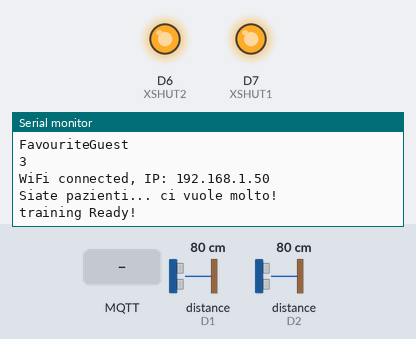
Recording of a sketch running on a simulated Arduino Uno R4 WiFi. Parts: output pins drawn as LEDs (lit = HIGH), the last lines printed to the serial monitor. Inputs (shaded band) come from the test bench; at power-on: distance to the obstacle (sensors on D1, D2) 80 cm. WiFi joins after 1.5 s; servers stay silent unless stated; random numbers use the default seed unless the sketch sets one; no MQTT or app messages arrive unless stated.

Above: at 4.1 s.
4.2 s: distance to the obstacle (sensor on D1) set to 2 cm
At 5.7 s:
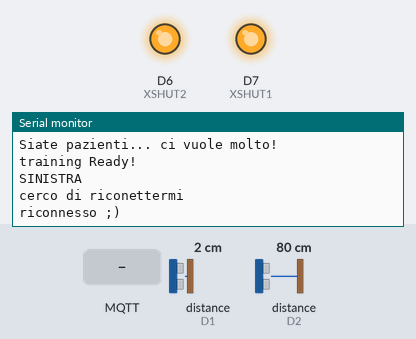
6.5 s: distance to the obstacle (sensor on D2) set to 2 cm
At 7.7 s:
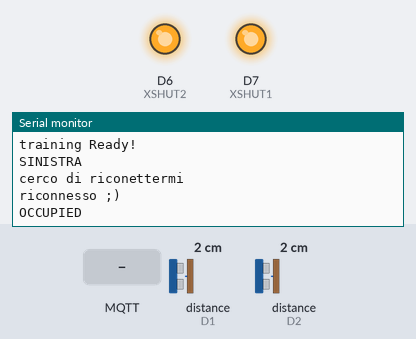
8.0 s: MQTT message "/sensore1/train" arrives on the first subscribed topic
At 8.7 s:
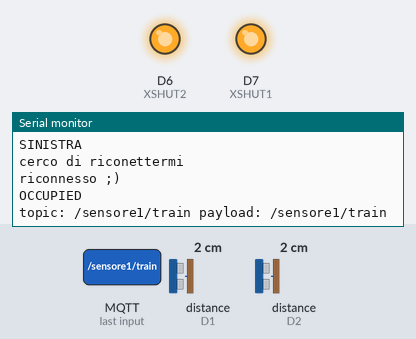
9.5 s: MQTT message "dx" arrives on the first subscribed topic
At 10.7 s:
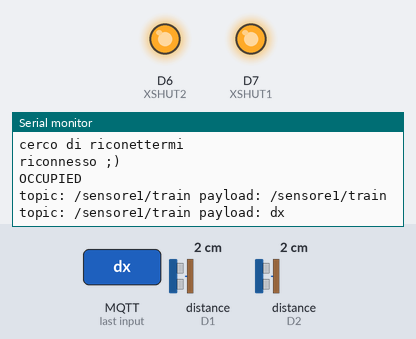
11.0 s: distance to the obstacle (sensor on D1) set to 60 cm
At 11.7 s:
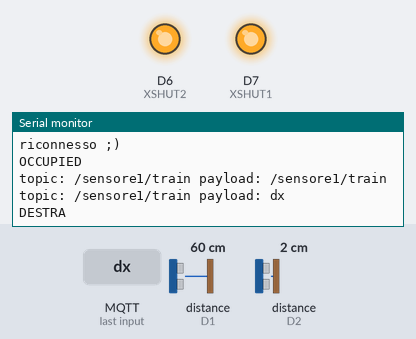
12.5 s: distance to the obstacle (sensor on D2) set to 60 cm
At 13.8 s:
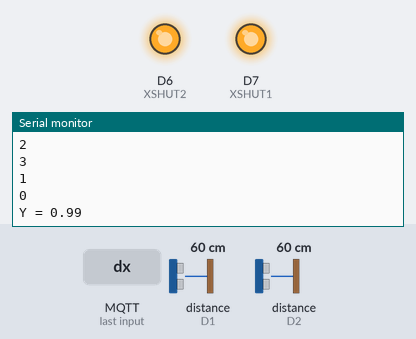
Timing chart, 0 to 15.1 s (numbered marks = the images above; inputs shaded):
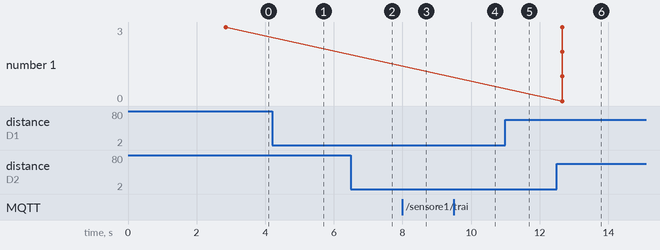

The sketch:

ai_test.ino
```cpp
#include <WiFiS3.h>
#include <PubSubClient.h>
#include <Wire.h>
#include <VL53L0X.h>

bool debug = true;
bool train = true;
bool notified = false;
void callback(char* topic, byte* payload, unsigned int length);

//wify credentials
char* ssid = "FavouriteGuest";
char* pass = "80546697237239223776";
char* mqtt_serv = "192.168.178.107";

const char* mqtt_username = "mqtt";  //MQTT username
const char* mqtt_password = "Domus!!";  //MQTT password
const char* clientID = "fotocellula1";
IPAddress server(192, 168, 178, 107);


WiFiClient espClient;
long lastReconnectAttempt = 0;

PubSubClient client(mqtt_serv, 1883, callback, espClient);

VL53L0X sensor1;
VL53L0X sensor2;

#define XSHUT1 7
#define XSHUT2 6

unsigned short lettura[2];
int distanzaPorta;

int actionVector[5];
int saveIndex = 1;
int ripetizione = 0;
int numOfElementsInActionVector = sizeof(actionVector)/sizeof(int);
bool giaCalcolato = true;
enum Stato{ EMPTY, DX, SX, OCCUPIED};

struct Fsm{
  Stato stato;

};

Stato lastState;
Stato tmp;

void callback(char* topic, byte* payload, unsigned int length) {
  //String toWrite;

  String myPayload;
  String myTopic;
  if (debug) {
    Serial.print("topic: ");
    Serial.print(topic);
    Serial.print(" payload: ");
  }
  myTopic = topic;
  for (int i = 0; i < length; i++) {
    //Serial.print((char)payload[i]);
    myPayload += (char)payload[i];
  }
  if (debug) Serial.println(myPayload);
  //-------------------------------------->

  if (myTopic == "/sensore1/train"){
    String risultato = "{";
    for(int i=0; i<numOfElementsInActionVector-1; i++){
      risultato += String(actionVector[i]);
      risultato += ".0f,";
    }
    risultato += String(actionVector[numOfElementsInActionVector-1]);
    risultato += ".0f},";
    if(myPayload == "dx" && !train){client.publish("/sensore1/train/risposta/dx",risultato.c_str(), false);resetActionVector();}
    else if(myPayload == "sx" && !train){client.publish("/sensore1/train/risposta/sx",risultato.c_str(), false);resetActionVector();}

  }
  if (myTopic == "/sensore1/calculate"){
    String result;
    Serial.println("calcolo");
    result = String(calculateResult(actionVector,numOfElementsInActionVector));
    client.publish("/sensore1/train/rusiltato", result.c_str());
    if(train) {resetActionVector();}

  }

}


boolean reconnect() {
  if (client.connect(clientID, mqtt_username, mqtt_password)) {}
  return client.connected();
}
// usata solo in setup,
void updateLettura(){
  lettura[0] = sensor1.readRangeContinuousMillimeters();
  lettura[1] = sensor2.readRangeContinuousMillimeters();
  while(lettura[0] == 65535 || lettura[0] == 8190){lettura[0] = sensor1.readRangeContinuousMillimeters();}
  while(lettura[1] == 65535 || lettura[1] == 8190){lettura[1] = sensor2.readRangeContinuousMillimeters();}

  if(debug) Serial.println(String(lettura[0]) + " " + String(lettura[1]));

}

Stato getFsmStato(Fsm* fsm){

  if(sensor1.readRangeContinuousMillimeters() < distanzaPorta-200){
    if(sensor2.readRangeContinuousMillimeters() < distanzaPorta-200){fsm->stato = OCCUPIED;}
    else{fsm->stato = SX;}
  }
  else{
    if(sensor2.readRangeContinuousMillimeters() < distanzaPorta-200){fsm->stato = DX;}
    else{fsm->stato = EMPTY;}
  }

  return fsm->stato;

}

Fsm fotocellula1;

//----------------------------------------------------------------------------> ai code

//nodi d'ingresso
static const int numInputs = 5;
//neuroni hidden layer
static const int numHiddenNodes = 4;
//numero neuroni d'uscita
static const int numOutputs = 1;

//gli array con i valori di uscita e i pesi
float hiddenLayer[numHiddenNodes];
float hiddenLayerBias[numHiddenNodes];
float hiddenWeights[numInputs][numHiddenNodes];
float outputLayer[numOutputs];
float outputLayerBias[numOutputs];
float outputWeights[numHiddenNodes][numOutputs];

//learning rate (per non applicare le correzioni ai pesi, "intere" - darebbe instabilità)
float lr = 0.4;

//cosa vogliamo fare apprendere alla rete?
static const int numTrainingSets = 40;
static const long learning_cycles = 100000;
float training_inputs[numTrainingSets][numInputs] = {
{0.0f,1.0f,3.0f,0.0f,0.0f},
{0.0f,2.0f,1.0f,3.0f,0.0f},
{0.0f,2.0f,1.0f,3.0f,0.0f},
{0.0f,2.0f,3.0f,0.0f,0.0f},
{0.0f,2.0f,3.0f,0.0f,0.0f},
{0.0f,2.0f,1.0f,3.0f,0.0f},
{0.0f,2.0f,1.0f,3.0f,0.0f},
{0.0f,2.0f,1.0f,3.0f,0.0f},
{0.0f,2.0f,1.0f,0.0f,0.0f},
{0.0f,2.0f,1.0f,3.0f,0.0f},
{0.0f,2.0f,1.0f,3.0f,0.0f},
{0.0f,2.0f,1.0f,3.0f,0.0f},
{0.0f,2.0f,1.0f,3.0f,0.0f},
{0.0f,2.0f,1.0f,0.0f,0.0f},
{0.0f,2.0f,1.0f,0.0f,0.0f},
{0.0f,2.0f,3.0f,0.0f,0.0f},
{0.0f,2.0f,3.0f,0.0f,0.0f},
{0.0f,2.0f,1.0f,3.0f,0.0f},
{0.0f,1.0f,3.0f,0.0f,0.0f},
{0.0f,1.0f,3.0f,0.0f,0.0f},
{0.0f,3.0f,1.0f,2.0f,0.0f},
{0.0f,1.0f,2.0f,0.0f,0.0f},
{0.0f,3.0f,1.0f,2.0f,0.0f},
{0.0f,3.0f,1.0f,2.0f,0.0f},
{0.0f,3.0f,2.0f,0.0f,0.0f},
{0.0f,3.0f,1.0f,2.0f,0.0f},
{0.0f,1.0f,2.0f,0.0f,0.0f},
{0.0f,3.0f,1.0f,2.0f,0.0f},
{0.0f,3.0f,2.0f,0.0f,0.0f},
{0.0f,3.0f,1.0f,2.0f,0.0f},
{0.0f,3.0f,1.0f,2.0f,0.0f},
{0.0f,3.0f,1.0f,2.0f,0.0f},
{0.0f,3.0f,1.0f,2.0f,0.0f},
{0.0f,3.0f,1.0f,2.0f,0.0f},
{0.0f,1.0f,2.0f,0.0f,0.0f},
{0.0f,1.0f,2.0f,0.0f,0.0f},
{0.0f,1.0f,2.0f,0.0f,0.0f},
{0.0f,3.0f,2.0f,0.0f,0.0f},
{0.0f,3.0f,2.0f,0.0f,0.0f},
{0.0f,3.0f,2.0f,0.0f,0.0f}
};
float training_outputs[numTrainingSets][numOutputs] = {
{1.0f},
{1.0f},
{1.0f},
{1.0f},
{1.0f},
{1.0f},
{1.0f},
{1.0f},
{1.0f},
{1.0f},
{1.0f},
{1.0f},
{1.0f},
{1.0f},
{1.0f},
{1.0f},
{1.0f},
{1.0f},
{1.0f},
{1.0f},
{0.0f},
{0.0f},
{0.0f},
{0.0f},
{0.0f},
{0.0f},
{0.0f},
{0.0f},
{0.0f},
{0.0f},
{0.0f},
{0.0f},
{0.0f},
{0.0f},
{0.0f},
{0.0f},
{0.0f},
{0.0f},
{0.0f},
{0.0f}
};

//la signoide e la sua derivata
float sigmoid(float x) {
  return (1/(1 + exp(-x)));
}
float dSigmoid(float x) {
  return (x*(1-x));
}

//----------------------------------------------------------------------------> ai code

void setup()

{

  pinMode(XSHUT1, OUTPUT);
  pinMode(XSHUT2, OUTPUT);

  digitalWrite(XSHUT2, LOW);
  digitalWrite(XSHUT1, LOW);

  delay(500);  // obbligatorio per stabilizzare i trasitori

  Wire.begin();
  Wire.setClock(400000);
  Serial.begin(115200);

  //------------------------------------------------------------>
  digitalWrite(XSHUT2, HIGH);

  delay(150);

  Serial.println("inizializzo 2");

  sensor2.init(true);

  Serial.println("set adress 2");

  delay(100);

  sensor2.setAddress((uint8_t)02);

  //---------------------------------------------------------------->
  delay(150);

  digitalWrite(XSHUT1, HIGH);

  delay(150);

  sensor1.init(true);

  Serial.println("inizializzo 1");

  delay(100);

  sensor1.setAddress((uint8_t)01);

  Serial.println("set adress 1");

  //-------------------------------------------------------->
  Serial.println("set and ready ;)");

  sensor1.startContinuous();
  delay(100);
  sensor2.startContinuous();
  delay(100);
  Serial.println("Go!");


  //Connect to WiFi network
  Serial.println("");
  Serial.println("Connecting to: ");
  Serial.println(ssid);

  WiFi.begin(ssid, pass);

  Serial.println(WiFi.status());

  while (WiFi.status() != WL_CONNECTED) {

    delay(500);
    Serial.print(".");
  }

  Serial.println("");
  Serial.print("WiFi connected, IP: ");
  Serial.println(WiFi.localIP());

  //Set MQTT Server details
  client.setServer(mqtt_serv, 1883);

  distanzaPorta = (sensor1.readRangeContinuousMillimeters()+sensor2.readRangeContinuousMillimeters())/2;

  fotocellula1.stato = EMPTY;
  subscribeToTopic();
  resetActionVector();

  //-------------------------------------------------------> ai setup
    //init pesi
  if(train){
    initw();

    Serial.println("Siate pazienti... ci vuole molto!");
    //Fase di ISTRUZIONE della RETE
    for (long n = 0; n < learning_cycles; n++) {
        //sorteggio un set di apprendimento
        int idSet = random(0, numTrainingSets);
        //lo propago
        propagate(idSet);
        //backpropagation
        learn(idSet);
    }
    Serial.println("training Ready!");
  }
  //------------------------------------------------------------------> ai setup

}


void loop()
{

  if (!client.connected()) {
    long now = millis();
    if (now - lastReconnectAttempt > 5000) {
      lastReconnectAttempt = now;
      if (debug) Serial.println("cerco di riconettermi");
      // Attempt to reconnect
      if (reconnect()) {
        lastReconnectAttempt = 0;
        if (debug) Serial.println("riconnesso ;)");
        // ---------------------------------------------------------------------->subscribe
        subscribeToTopic();
      }
    }
  } else {
    // Client connected
    client.loop();

  }
    tmp = getFsmStato(&fotocellula1);
    if(lastState != tmp){
      lastState = tmp;
      ripetizione = 0;
      giaCalcolato = false;
      actionVector[saveIndex] = int(tmp);
      if(saveIndex<numOfElementsInActionVector){
        saveIndex++;
      }
      switch(lastState){
        case EMPTY: Serial.println("EMPTY "); break;
        case DX: Serial.println("DESTRA "); break;
        case SX: Serial.println("SINISTRA"); break;
        case OCCUPIED: Serial.println("OCCUPIED"); break;
      }
    }
    finishAction(3);
}

void subscribeToTopic(){

  client.subscribe("/sensore1/train",false);
  client.subscribe("/sensore1/calculate",false);


}

void resetActionVector(){
  for(int i=0; i<numOfElementsInActionVector; i++){
    actionVector[i] = 0;
  }
}

void finishAction(int soglia){
  if(tmp == EMPTY){
    ripetizione++;
    if(ripetizione >= soglia && giaCalcolato == false) {
      ripetizione = soglia;
      saveIndex = 1;

      String result;
      Serial.println("calcolo");
      result = String(calculateResult(actionVector,numOfElementsInActionVector));
      client.publish("/sensore1/train/rusiltato", result.c_str());
      if(train){resetActionVector();}
      giaCalcolato = true;

    }

  }
}


//------------------------------------------------> ai functions


//inizializza i pesi e i bias con numeri casuali (tra 0 e 1)
void initw(){
  randomSeed(analogRead(A3));
  //livello hidden
  for (int j = 0; j < numHiddenNodes; j++) {
    hiddenLayerBias[j] = ((float)random(0,1000))/1000.0;
    for (int k = 0; k < numInputs; k++) {
      hiddenWeights[k][j] = ((float)random(0,1000))/1000.0;
    }
  }
  //livello di uscita
  for (int j = 0; j < numOutputs; j++) {
    outputLayerBias[j] = ((float)random(0,1000))/1000.0;
    for (int k = 0; k < numHiddenNodes; k++) {
      outputWeights[k][j] = ((float)random(0,1000))/1000.0;
    }
  }
}

void propagate(int i){
  // scelto il pattern i-esimo, lo propago
  // Per tutti i nodi Hidden:
  for (int j = 0; j < numHiddenNodes; j++) {
    float activation = hiddenLayerBias[j];
    for (int k = 0; k < numInputs; k++){
      //sommatoria degli ingressi * i pesi
      activation += training_inputs[i][k] * hiddenWeights[k][j];
    }
    //applico la sigmoide
    hiddenLayer[j] = sigmoid(activation);
  }

  // per l'uscita (o le uscite)
  for (int j=0; j<numOutputs; j++) {
    float activation=outputLayerBias[j];
    for (int k=0; k<numHiddenNodes; k++) {
      activation += hiddenLayer[k] * outputWeights[k][j];
    }
    outputLayer[j] = sigmoid(activation);
  }
}

void learn(int i) {
  // scelto il pattern i, applico la backpropagation

  // 1. parto dall'uscita e propago all'indietro l'errore
  // array con gli errori sulle uscite
  float deltaOutput[numOutputs];
  for (int j = 0; j < numOutputs; j++) {
    //errore preso pari alla diff tra valore ottenuto nella propagazione e
    //valore desiderato
    float error = (training_outputs[i][j] - outputLayer[j]);
    //questo è il valore da usare per correggere i pesi.
    //l'errore portato all'ingresso del nodo di uscita
    deltaOutput[j] = error * dSigmoid(outputLayer[j]);
  }

  // propago sui nodi hidden
  // array con gli errori sui nodi hidden
  float deltaHidden[numHiddenNodes];
  for (int j=0; j<numHiddenNodes; j++) {
    float error = 0.0f;
    for (int k=0; k<numOutputs; k++) {
      //lo moltiplico per il peso per metterlo allo stesso livello
      //dell'uscita hidden
      error += deltaOutput[k] * outputWeights[j][k];
    }
    //qui riporto l'errore sul nodo hidden all'ingresso del nodo hidden
    deltaHidden[j] = error * dSigmoid(hiddenLayer[j]);
  }

  // 2. ora modifico i pesi
  // per le uscite
  for (int j=0; j<numOutputs; j++) {
    outputLayerBias[j] += deltaOutput[j] * lr;
    for (int k=0; k<numHiddenNodes; k++) {
      //il nuovo peso è pari al valore di uscita del nodo H moltiplicato per
      //l'errore portato all'ingresso del nodo di uscita
      outputWeights[k][j] += hiddenLayer[k] * deltaOutput[j] * lr;
    }
  }
  // per i pesi H
  for (int j=0; j<numHiddenNodes; j++) {
    hiddenLayerBias[j] += deltaHidden[j]*lr;
    for(int k=0; k<numInputs; k++) {
      //il nuovo peso è pari al valore presentato all'ingresso moltiplicato per
      //l'errore H portato all'ingresso del nodo di ingresso
      hiddenWeights[k][j] += training_inputs[i][k] * deltaHidden[j]*lr;
    }
  }
}


float calculateResult(int vector[], int numOfElementsInActionVector){
    for(int i = 0; i < numOfElementsInActionVector; i++){
      training_inputs[0][i] = vector[i];
      Serial.println(vector[i]);
    }

    propagate(0);
    Serial.print("Y = ");
    Serial.println(outputLayer[0]);
    delay(100);
    return float(outputLayer[0]);
}
```

Measured:
- after the input at 4.2 s, the serial monitor: prints a new line after 0.05 s (image 1)
- after the input at 6.5 s, the serial monitor: prints a new line after 0.05 s (image 2)
- after the input at 8.0 s, the serial monitor: prints a new line at once (image 3)
- after the input at 9.5 s, the serial monitor: prints a new line at once (image 4)
- after the input at 11.0 s, the serial monitor: prints a new line after 0.06 s (image 5)
- after the input at 12.5 s, the serial monitor: prints a new line at once (image 6)
- plotted number 1: 3 → 0 after the input at 12.5 s
